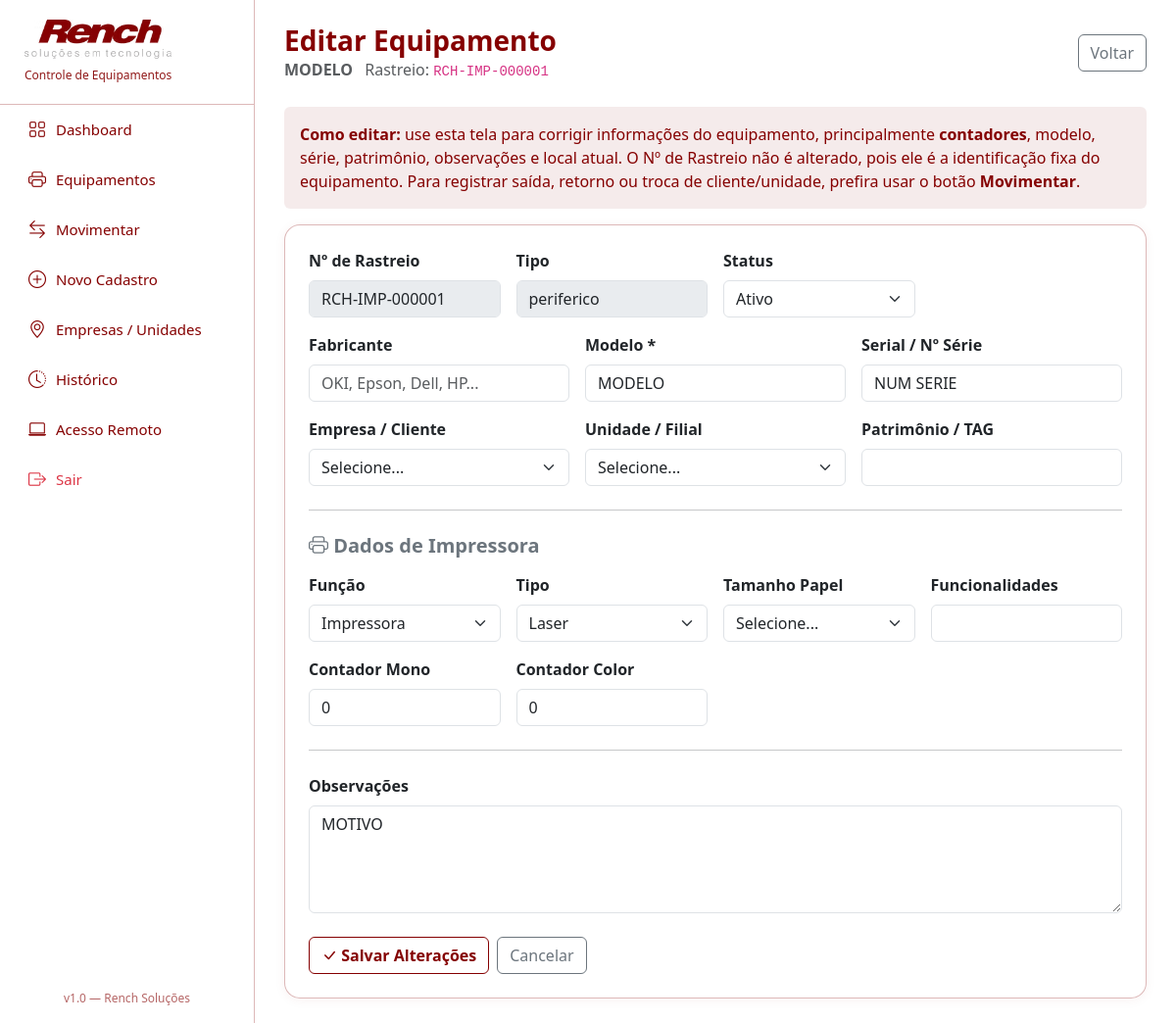
Screenshot of /equipamento/512/editar (signed in) with the database file from the repository.
### tables this page shows
CREATE TABLE equipamentos (
            id INTEGER PRIMARY KEY AUTOINCREMENT,
            codigo TEXT,
            tipo_equipamento TEXT NOT NULL CHECK(tipo_equipamento IN ('impressora','desktop','notebook','servidor','monitor','periferico')),
            fabricante TEXT,
            modelo TEXT NOT NULL,
            numero_serie TEXT,
            patrimonio TEXT,
            
            -- Campos especificos IMPRESSORA
            funcao TEXT CHECK(funcao IN ('impressora','multifuncional')),
            tipo_impressao TEXT CHECK(tipo_impressao IN ('laser','jato_de_tinta','etiqueta','termica')),
            tamanho_papel TEXT CHECK(tamanho_papel IN ('A3','A4','etiqueta','cupom')),
            funcionalidades TEXT,
            contador_mono INTEGER DEFAULT 0,
            contador_color INTEGER DEFAULT 0,
            
            -- Campos especificos COMPUTADOR/SERVIDOR
            processador_modelo TEXT,
            processador_geracao TEXT,
            processador_velocidade TEXT,
            memoria_capacidade TEXT,
            memoria_tipo TEXT,
            memoria_barramento TEXT,
            memoria_velocidade TEXT,
            armazenamento_1_capacidade TEXT,
            armazenamento_1_tipo TEXT,
            armazenamento_2_capacidade TEXT,
            armazenamento_2_tipo TEXT,
            armazenamento_3_capacidade TEXT,
            armazenamento_3_tipo TEXT,
            
            -- Campos comuns
            status TEXT DEFAULT 'ativo' CHECK(status IN ('ativo','inativo')),
            local_atual_id INTEGER,
            local_atual_nome TEXT,
            cliente_atual TEXT,
            observacoes TEXT,
            data_cadastro TIMESTAMP DEFAULT CURRENT_TIMESTAMP,
            ativo INTEGER DEFAULT 1, unidade_id INTEGER REFERENCES unidades(id),
            FOREIGN KEY (local_atual_id) REFERENCES locais(id)
        );

### app.py (the view, shortened to what this page needs)
@app.route('/equipamento/<int:equip_id>/editar', methods=['GET', 'POST'])
@login_required
def editar_equipamento(equip_id):
    db = get_db()
    cur = db.cursor()
    cur.execute("SELECT * FROM equipamentos WHERE id=? AND ativo=1", (equip_id,))
    equip = cur.fetchone()
    if not equip:
        flash("Equipamento nao encontrado!", "danger")
        return redirect(url_for('lista_equipamentos'))
    cur.execute("""
        SELECT e.id as empresa_id, e.nome as empresa_nome, e.tipo as empresa_tipo,
               u.id as unidade_id, u.nome as unidade_nome, u.setor
        FROM empresas e
        LEFT JOIN unidades u ON u.empresa_id = e.id AND u.ativo=1
        WHERE e.ativo=1
        ORDER BY e.tipo DESC, e.nome, u.nome
    """)
    locais = cur.fetchall()
    return render_template('equipamento_editar.html', equip=equip, locais=locais)

### app.py (called while the page is built)
def get_db():
    db = getattr(g, '_database', None)
    if db is None:
        db = g._database = sqlite3.connect(DATABASE)
        db.row_factory = sqlite3.Row
    return db

@app.teardown_appcontext
def close_connection(exception):
    db = getattr(g, '_database', None)
    if db is not None:
        db.close()

def login_required(f):
    @wraps(f)
    def decorated_function(*args, **kwargs):
        if not session.get('logado'):
            return redirect(url_for('login'))
        return f(*args, **kwargs)
    return decorated_function

### templates/equipamento_editar.html (shortened to what this page needs)
{% extends "base.html" %}
{% block content %}
<div class="page-header">
  <div>
    <h1>Editar Equipamento</h1>
    <p class="text-muted mb-0">
      <strong>{{equip.modelo}}</strong>
      {% if equip.codigo %}<span class="ms-2">Rastreio: <code>{{equip.codigo}}</code></span>{% endif %}
    </p>
  </div>
  <a href="{{url_for('detalhe_equipamento', equip_id=equip.id)}}" class="btn btn-outline-secondary">Voltar</a>
</div>
<div class="alert alert-info border-0" style="background:var(--primary-light);color:var(--primary);">
  <strong>Como editar:</strong>
  use esta tela para corrigir informações do equipamento, principalmente <strong>contadores</strong>,
  modelo, série, patrimônio, observações e local atual. O Nº de Rastreio não é alterado, pois ele é a identificação fixa do equipamento.
  Para registrar saída, retorno ou troca de cliente/unidade, prefira usar o botão <strong>Movimentar</strong>.
</div>
<div class="card card-dashboard p-4">
  <form method="POST">
    <div class="row g-3">
      <div class="col-md-3">
        <label class="form-label fw-bold">Nº de Rastreio</label>
        <input class="form-control" value="{{equip.codigo or '-'}}" disabled>
      </div>
      <div class="col-md-3">
        <label class="form-label fw-bold">Tipo</label>
        <input class="form-control" value="{{equip.tipo_equipamento}}" disabled>
      </div>
      <div class="col-md-3">
        <label class="form-label fw-bold">Status</label>
        <select name="status" class="form-select">
          <option value="ativo" {{'selected' if equip.status=='ativo' else ''}}>Ativo</option>
        </select>
      </div>
      <div class="col-md-4">
        <label class="form-label fw-bold">Fabricante</label>
        <input name="fabricante" class="form-control" value="{{equip.fabricante or ''}}" placeholder="OKI, Epson, Dell, HP...">
      </div>
      <div class="col-md-4">
        <label class="form-label fw-bold">Modelo *</label>
        <input name="modelo" class="form-control" value="{{equip.modelo or ''}}" required>
      </div>
      <div class="col-md-4">
        <label class="form-label fw-bold">Serial / Nº Série</label>
        <input name="numero_serie" class="form-control" value="{{equip.numero_serie or ''}}">
      </div>
      <div class="col-md-4">
        <label class="form-label fw-bold">Empresa / Cliente</label>
        <select id="empresa_id" class="form-select" onchange="carregarUnidades()">
          <option value="">Selecione...</option>
        </select>
      </div>
      <div class="col-md-4">
        <label class="form-label fw-bold">Unidade / Filial</label>
        <select name="unidade_id" id="unidade_id" class="form-select" onchange="preencherLocal()">
          <option value="">Selecione...</option>
        </select>
      </div>
      <div class="col-md-4">
        <label class="form-label fw-bold">Patrimônio / TAG</label>
        <input name="patrimonio" class="form-control" value="{{equip.patrimonio or ''}}">
      </div>
    </div>
    <hr class="my-4">
    {% if equip.tipo_equipamento == 'impressora' or equip.tipo_equipamento == 'periferico' %}
    <div id="bloco-impressora">
      <h5 class="fw-bold text-secondary mb-3"><i class="bi bi-printer"></i> Dados de Impressora</h5>
      <div class="row g-3">
        <div class="col-md-3">
          <label class="form-label fw-bold">Função</label>
          <select name="funcao" class="form-select">
            <option value="impressora" {{'selected' if equip.funcao=='impressora' else ''}}>Impressora</option>
          </select>
        </div>
        <div class="col-md-3">
          <label class="form-label fw-bold">Tipo</label>
          <select name="tipo_impressao" class="form-select">
            <option value="laser" {{'selected' if equip.tipo_impressao=='laser' else ''}}>Laser</option>
          </select>
        </div>
        <div class="col-md-3">
          <label class="form-label fw-bold">Tamanho Papel</label>
          <select name="tamanho_papel" class="form-select">
            <option value="">Selecione...</option>
          </select>
        </div>
        <div class="col-md-3">
          <label class="form-label fw-bold">Funcionalidades</label>
          <input name="funcionalidades" class="form-control" value="{{equip.funcionalidades or ''}}">
        </div>
        <div class="col-md-3">
          <label class="form-label fw-bold">Contador Mono</label>
          <input type="number" name="contador_mono" class="form-control" min="0" value="{{equip.contador_mono or 0}}">
        </div>
        <div class="col-md-3">
          <label class="form-label fw-bold">Contador Color</label>
          <input type="number" name="contador_color" class="form-control" min="0" value="{{equip.contador_color or 0}}">
        </div>
      </div>
    </div>
    {% endif %}
    <hr class="my-4">
    <div class="row g-3">
      <div class="col-12">
        <label class="form-label fw-bold">Observações</label>
        <textarea name="observacoes" class="form-control" rows="4">{{equip.observacoes or ''}}</textarea>
      </div>
    </div>
    <div class="d-flex gap-2 mt-4">
      <button type="submit" class="btn btn-rench-primary"><i class="bi bi-check-lg"></i> Salvar Alterações</button>
      <a href="{{url_for('detalhe_equipamento', equip_id=equip.id)}}" class="btn btn-outline-secondary">Cancelar</a>
    </div>
  </form>
</div>
{% endblock %}

### templates/base.html (style rules this page uses)
:root { --primary:#850001;--primary-dark:#650001;--primary-light:rgba(133,0,1,0.08);--primary-borda:rgba(133,0,1,0.28);--accent:#850001;--success:#176B43;--danger:#850001;--warning:#B76E00;--bg:#FFFFFF;--sidebar-width:260px; }
body { background:var(--bg);font-family:'Segoe UI',Arial,sans-serif;color:#222; }
.card-dashboard { border:1px solid var(--primary-borda);border-radius:16px;box-shadow:0 2px 12px rgba(133,0,1,0.05);transition:0.2s;background:#fff; }
.btn-rench-primary { background:#fff;border-color:var(--primary);color:var(--primary);font-weight:700; }
.page-header { display:flex;justify-content:space-between;align-items:center;margin-bottom:25px; }
.page-header h1 { font-size:28px;font-weight:700;color:var(--primary);margin:0; }

### rows the page displays
equipamentos: modelo "MODELO", codigo "RCH-IMP-000001", tipo_equipamento "periferico", numero_serie "NUM SERIE", contador_mono "0", contador_color "0", observacoes "MOTIVO"
